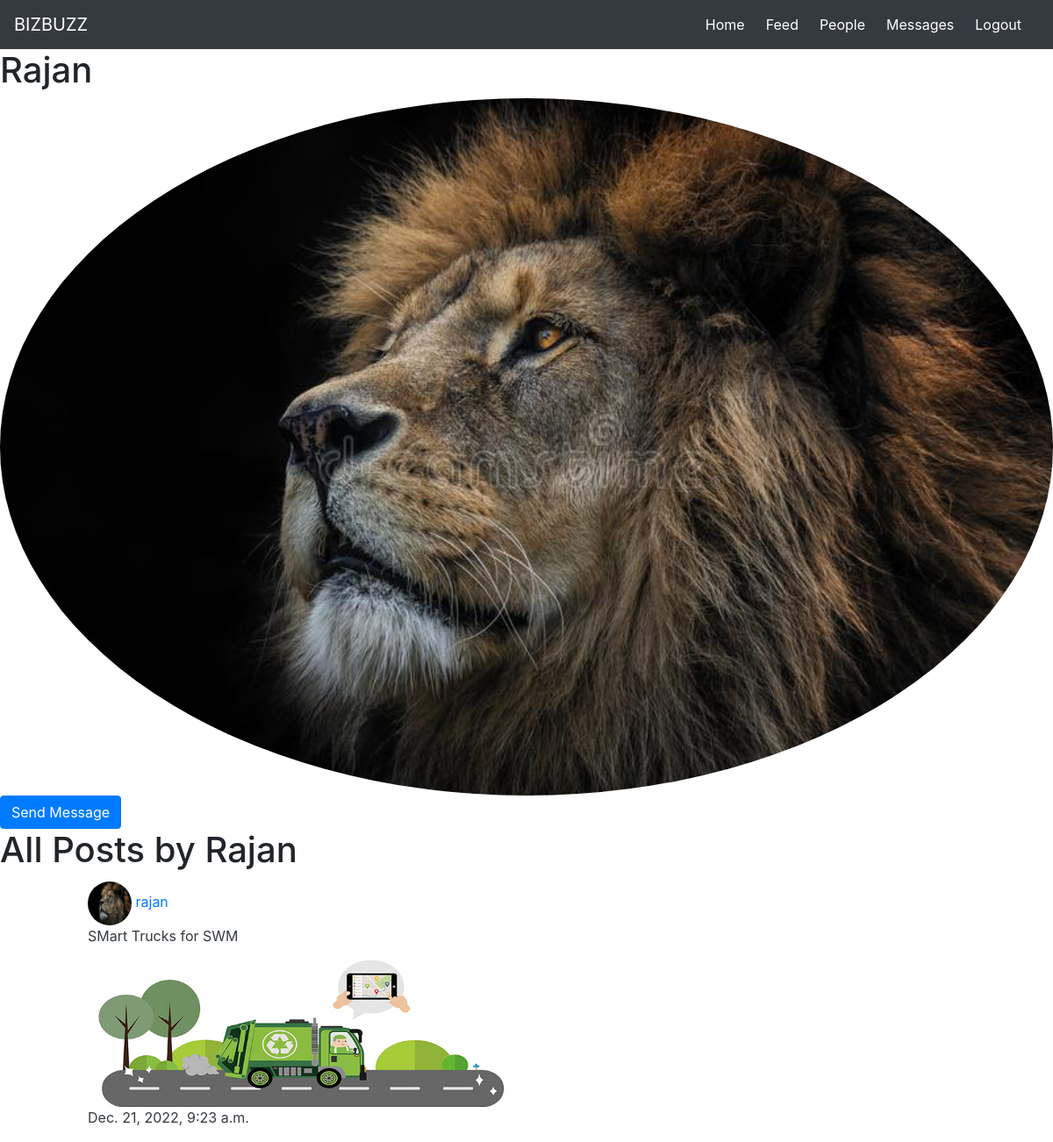
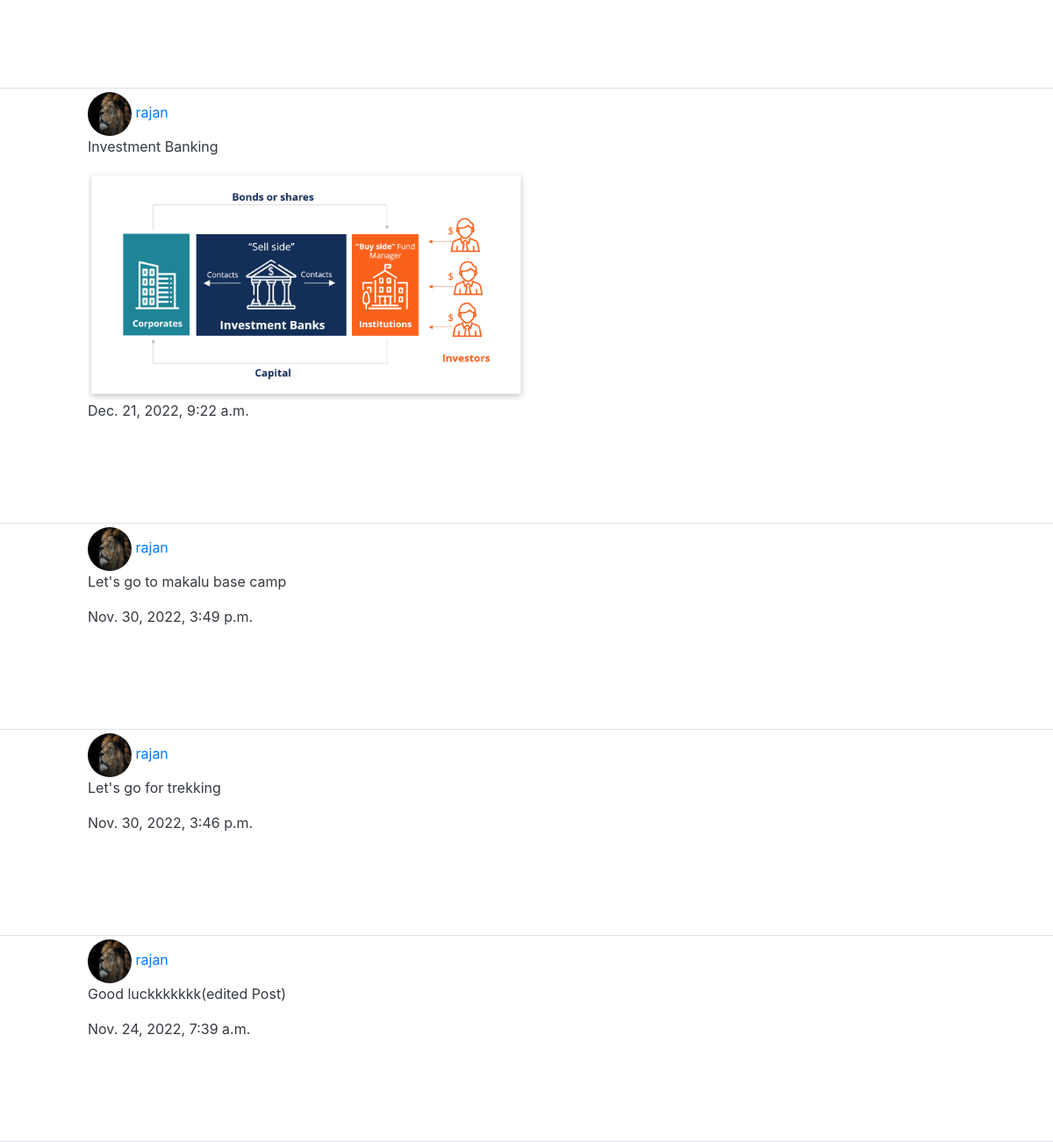
Screenshot of /users/profile/998ae616-b472-4965-870d-8626a7936290 with the database file from the repository (2 pictures, top to bottom).
### users/models.py (models this page shows)
class Profile(models.Model):
    user = models.OneToOneField(
        User, on_delete=models.CASCADE, null=True, blank=True)
    profile_image = models.ImageField(
        default="avatar.jpg", null=True, blank=True)
    name = models.CharField(max_length=200, null=True, blank=True)
    id = models.UUIDField(default=uuid.uuid4, unique=True,
                          editable=False, primary_key=True)
    bio = models.TextField(null=True, blank=True)
    location = models.CharField(max_length=200, null=True, blank=True)
    college = models.CharField(max_length=200, null=True, blank=True)
    instagram_id = models.CharField(max_length=200, null=True, blank=True)
    twitter_id = models.CharField(max_length=200, null=True, blank=True)
    website = models.URLField(max_length=200, null=True, blank=True)
    email = models.EmailField(max_length=200, null=True, blank=True)
    created = models.DateTimeField(auto_now_add=True)
    def __str__(self):
        return self.user.username

### posts/models.py (models this page shows, shortened)
class Post(models.Model):
    owner = models.ForeignKey(
        Profile, on_delete=models.CASCADE, null=True, blank=True)
    created = models.DateTimeField(auto_now_add=True)
    description = models.TextField(null=True, blank=True)
    post_image = models.ImageField(null=True, blank=True)
    likes = models.IntegerField(default=0, null=True, blank=True)
    id = models.UUIDField(default=uuid.uuid4,
                          primary_key=True, editable=False, unique=True)
    class Meta:
        ordering = ['-created']

### users/views.py (the view)
# urls.py: path('profile/<str:pk>', views.userProfile, name="profile"),
def userProfile(request, pk):
    profileObj = Profile.objects.get(id=pk)
    posts = profileObj.post_set.all()
    context = {'profileObj': profileObj, 'posts': posts}
    return render(request, "users/profile.html", context)

### users/templates/users/profile.html (shortened to what this page needs)
{% extends 'main.html' %}
{% block content %}
    <h1>{{profileObj.name}}</h1>
    <img src="{{profileObj.profile_image.url}}" alt="Responsive image" class="image-fluid image-thumbnail rounded-circle w-100 h-100">
    {% if request.user.profile != profileObj %}
    <a href="{% url 'sendMessage' profileObj.id %}" class="btn btn-primary">Send Message</a>
    {% endif %}
    <h1>All Posts by {{profileObj.name}}</h1>
    {% for postObj in posts %}
    <div class="post mw-100 border-bottom pt-1">
        <a href="{% url 'profile' postObj.owner.id %}">
            <img src="{{postObj.owner.profile_image.url}}" class="rounded-circle" style="width: 50px; height: 50px;">
            <h>{{postObj.owner}}</h>
        </a>
        <a href="{% url 'post' postObj.id %}" class="mt-1 text-dark">
            <p>{{postObj.description}}</p>
            {% if postObj.post_image %}
            <img src="{{postObj.post_image.url}}" alt="" class="w-50">
            {% endif %}
            <p>{{postObj.created}}</p>
        </a>
    </div>
    {% endfor %}
{% endblock content %}

### static/css/main.css (style rules this page uses)
@media (min-width: 600px) { .post { padding: 100px; } }

### rows the page displays
Profile: name "Rajan", profile_image (picture)
Post: owner.profile_image (picture), owner "rajan", description "SMart Trucks for SWM", post_image (picture), created "Dec. 21, 2022, 9:23 a.m."
Post: owner.profile_image (picture), owner "rajan", description "Investment Banking", post_image (picture), created "Dec. 21, 2022, 9:22 a.m."
Post: owner.profile_image (picture), owner "rajan", description "Let's go to makalu base camp", created "Nov. 30, 2022, 3:49 p.m."
Post: owner.profile_image (picture), owner "rajan", description "Let's go for trekking", created "Nov. 30, 2022, 3:46 p.m."
Post: owner.profile_image (picture), owner "rajan", description "Good luckkkkkkk(edited Post)", created "Nov. 24, 2022, 7:39 a.m."
